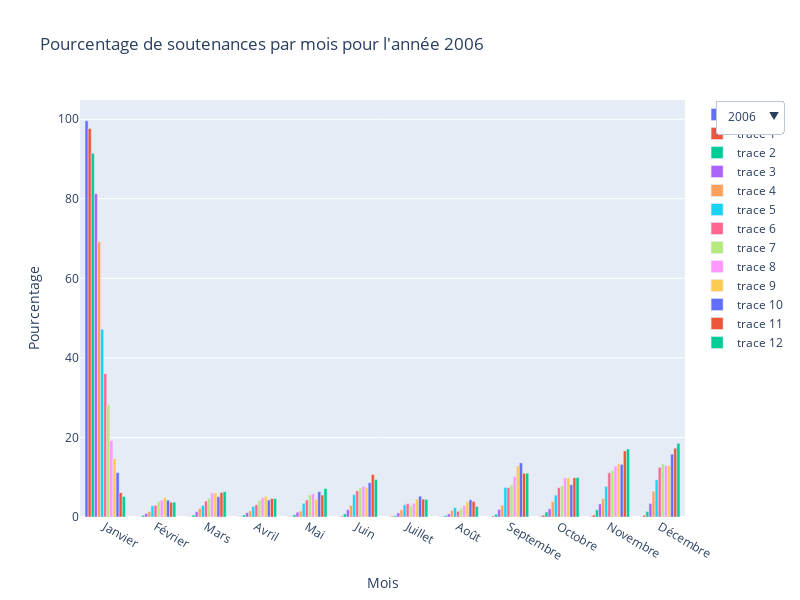

The notebook cell saved with this chart:
### Code cell
fig = go.Figure()
for year in years:
    df = df_missing[df_missing["annee"] == year]
    fig.add_trace(go.Bar(x=df['map_mois'], 
                         y=df['pourcentage']))
    
# Paramétres du slider
selector = {
    'buttons': [{'label': str(year), 'method': 'update', 'args': [{'visible': [year == y for y in years]}, {'title': f"Pourcentage de soutenances par mois pour l'année {year}"}]} for year in years],
    'active': 0
}

# Paramètres de la figure
fig.update_layout(
    width=800,
    height=600,
    updatemenus=[dict(selector, x=1.05, xanchor='left')],
    title=f"Pourcentage de soutenances par mois pour l'année {years[0]}",
    xaxis_title="Mois",
    yaxis_title="Pourcentage"
)
fig.show()

### Figure 1 — Plotly figure (JSON) as saved in the notebook; plotly's stock layout.template omitted (floating-point values rounded to 4 significant figures)
{"data": [{"type": "bar", "x": ["Janvier", "Février", "Mars", "Avril", "Mai", "Juin", "Juillet", "Août", "Septembre", "Octobre", "Novembre", "Décembre"], "y": [99.59, 0, 0.009147, 0.009147, 0.03659, 0.01829, 0.01829, 0.03659, 0.02744, 0.1281, 0.1098, 0.01829]}, {"type": "bar", "x": ["Janvier", "Février", "Mars", "Avril", "Mai", "Juin", "Juillet", "Août", "Septembre", "Octobre", "Novembre", "Décembre"], "y": [97.69, 0.02582, 0.05164, 0.08606, 0.06885, 0.2065, 0.1807, 0.06885, 0.241, 0.4561, 0.4905, 0.4389]}, {"type": "bar", "x": ["Janvier", "Février", "Mars", "Avril", "Mai", "Juin", "Juillet", "Août", "Septembre", "Octobre", "Novembre", "Décembre"], "y": [91.46, 0.4087, 0.5023, 0.4938, 0.579, 0.7833, 0.298, 0.3661, 0.6726, 1.252, 1.788, 1.396]}, {"type": "bar", "x": ["Janvier", "Février", "Mars", "Avril", "Mai", "Juin", "Juillet", "Août", "Septembre", "Octobre", "Novembre", "Décembre"], "y": [81.28, 0.8728, 1.318, 1.057, 1.2, 1.821, 1.024, 0.7889, 1.905, 2.065, 3.273, 3.399]}, {"type": "bar", "x": ["Janvier", "Février", "Mars", "Avril", "Mai", "Juin", "Juillet", "Août", "Septembre", "Octobre", "Novembre", "Décembre"], "y": [69.17, 1.36, 2.155, 1.548, 1.475, 2.908, 1.81, 1.655, 2.949, 3.875, 4.62, 6.48]}, {"type": "bar", "x": ["Janvier", "Février", "Mars", "Avril", "Mai", "Juin", "Juillet", "Août", "Septembre", "Octobre", "Novembre", "Décembre"], "y": [47.17, 2.83, 2.861, 2.65, 3.44, 5.613, 3.072, 2.384, 7.435, 5.488, 7.693, 9.358]}, {"type": "bar", "x": ["Janvier", "Février", "Mars", "Avril", "Mai", "Juin", "Juillet", "Août", "Septembre", "Octobre", "Novembre", "Décembre"], "y": [36.03, 2.916, 4.019, 3.079, 4.256, 6.566, 3.338, 1.451, 7.365, 7.365, 11.13, 12.49]}, {"type": "bar", "x": ["Janvier", "Février", "Mars", "Avril", "Mai", "Juin", "Juillet", "Août", "Septembre", "Octobre", "Novembre", "Décembre"], "y": [28.19, 3.941, 4.766, 4.183, 5.56, 7.3, 2.837, 2.217, 8.102, 7.822, 11.72, 13.37]}, {"type": "bar", "x": ["Janvier", "Février", "Mars", "Avril", "Mai", "Juin", "Juillet", "Août", "Septembre", "Octobre", "Novembre", "Décembre"], "y": [19.22, 4.227, 6.046, 4.842, 5.839, 7.745, 3.47, 2.879, 10.19, 9.811, 12.79, 12.93]}, {"type": "bar", "x": ["Janvier", "Février", "Mars", "Avril", "Mai", "Juin", "Juillet", "Août", "Septembre", "Octobre", "Novembre", "Décembre"], "y": [14.64, 4.886, 6.087, 5.16, 4.45, 7.441, 4.474, 3.886, 12.83, 9.811, 13.42, 12.92]}, {"type": "bar", "x": ["Janvier", "Février", "Mars", "Avril", "Mai", "Juin", "Juillet", "Août", "Septembre", "Octobre", "Novembre", "Décembre"], "y": [11.14, 4.228, 5.108, 4.261, 6.363, 8.611, 5.23, 4.318, 13.6, 8.122, 13.23, 15.8]}, {"type": "bar", "x": ["Janvier", "Février", "Mars", "Avril", "Mai", "Juin", "Juillet", "Août", "Septembre", "Octobre", "Novembre", "Décembre"], "y": [6.107, 3.695, 6.147, 4.665, 5.53, 10.68, 4.496, 3.911, 10.99, 9.866, 16.61, 17.3]}, {"type": "bar", "x": ["Janvier", "Février", "Mars", "Avril", "Mai", "Juin", "Juillet", "Août", "Septembre", "Octobre", "Novembre", "Décembre"], "y": [5.155, 3.705, 6.376, 4.621, 7.147, 9.428, 4.417, 2.628, 11.01, 9.919, 17.08, 18.51]}], "layout": {"height": 600, "title": {"text": "Pourcentage de soutenances par mois pour l'année 2006"}, "updatemenus": [{"active": 0, "buttons": [{"args": [{"visible": [true, false, false, false, false, false, false, false, false, false, false, false, false]}, {"title": "Pourcentage de soutenances par mois pour l'année 2006"}], "label": "2006", "method": "update"}, {"args": [{"visible": [false, true, false, false, false, false, false, false, false, false, false, false, false]}, {"title": "Pourcentage de soutenances par mois pour l'année 2007"}], "label": "2007", "method": "update"}, {"args": [{"visible": [false, false, true, false, false, false, false, false, false, false, false, false, false]}, {"title": "Pourcentage de soutenances par mois pour l'année 2008"}], "label": "2008", "method": "update"}, {"args": [{"visible": [false, false, false, true, false, false, false, false, false, false, false, false, false]}, {"title": "Pourcentage de soutenances par mois pour l'année 2009"}], "label": "2009", "method": "update"}, {"args": [{"visible": [false, false, false, false, true, false, false, false, false, false, false, false, false]}, {"title": "Pourcentage de soutenances par mois pour l'année 2010"}], "label": "2010", "method": "update"}, {"args": [{"visible": [false, false, false, false, false, true, false, false, false, false, false, false, false]}, {"title": "Pourcentage de soutenances par mois pour l'année 2011"}], "label": "2011", "method": "update"}, {"args": [{"visible": [false, false, false, false, false, false, true, false, false, false, false, false, false]}, {"title": "Pourcentage de soutenances par mois pour l'année 2012"}], "label": "2012", "method": "update"}, {"args": [{"visible": [false, false, false, false, false, false, false, true, false, false, false, false, false]}, {"title": "Pourcentage de soutenances par mois pour l'année 2013"}], "label": "2013", "method": "update"}, {"args": [{"visible": [false, false, false, false, false, false, false, false, true, false, false, false, false]}, {"title": "Pourcentage de soutenances par mois pour l'année 2014"}], "label": "2014", "method": "update"}, {"args": [{"visible": [false, false, false, false, false, false, false, false, false, true, false, false, false]}, {"title": "Pourcentage de soutenances par mois pour l'année 2015"}], "label": "2015", "method": "update"}, {"args": [{"visible": [false, false, false, false, false, false, false, false, false, false, true, false, false]}, {"title": "Pourcentage de soutenances par mois pour l'année 2016"}], "label": "2016", "method": "update"}, {"args": [{"visible": [false, false, false, false, false, false, false, false, false, false, false, true, false]}, {"title": "Pourcentage de soutenances par mois pour l'année 2017"}], "label": "2017", "method": "update"}, {"args": [{"visible": [false, false, false, false, false, false, false, false, false, false, false, false, true]}, {"title": "Pourcentage de soutenances par mois pour l'année 2018"}], "label": "2018", "method": "update"}], "x": 1.05, "xanchor": "left", "y": 1}], "width": 800, "xaxis": {"autorange": true, "range": [-0.5, 11.5], "title": {"text": "Mois"}, "type": "category"}, "yaxis": {"autorange": true, "range": [0, 104.8], "title": {"text": "Pourcentage"}, "type": "linear"}}}
